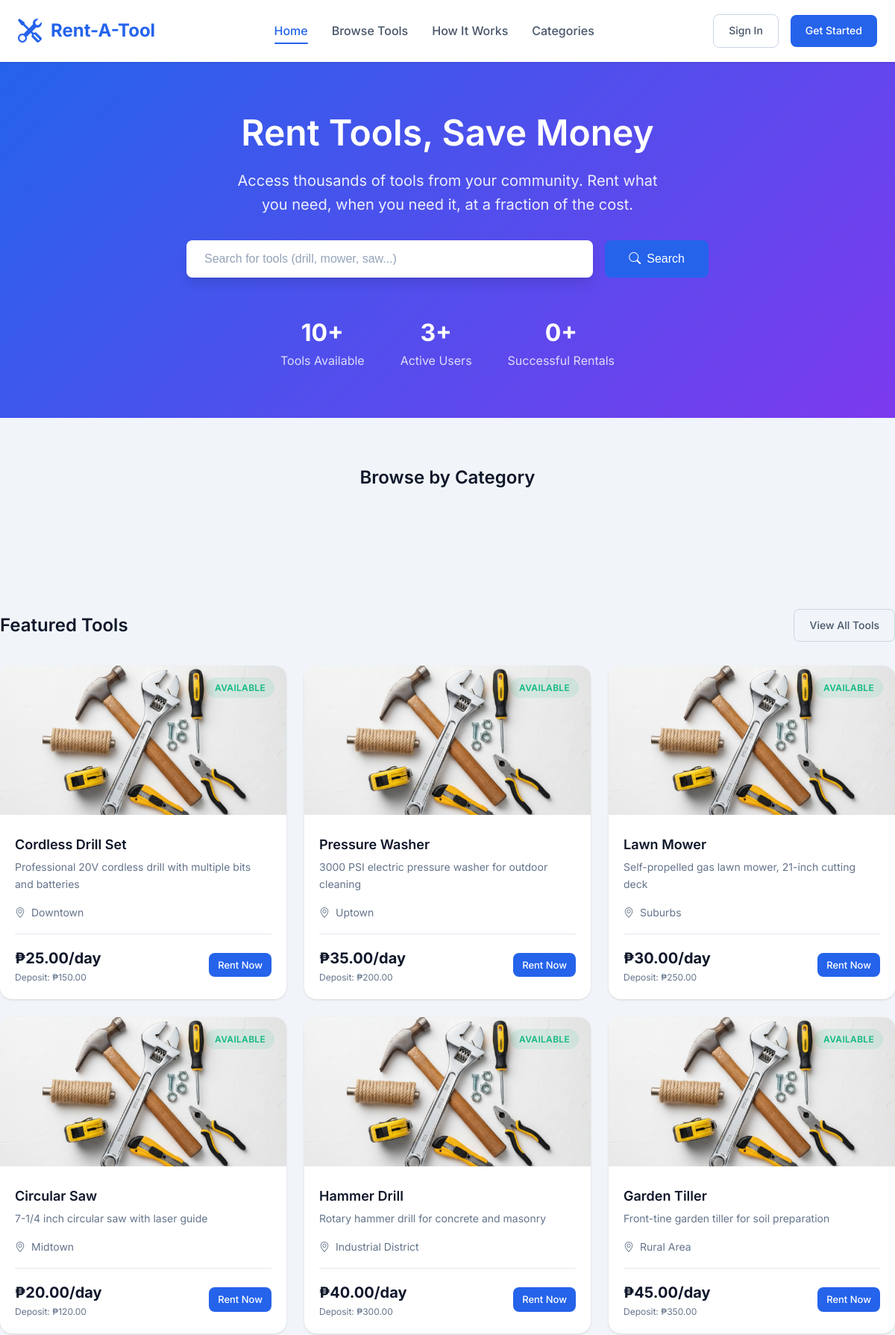
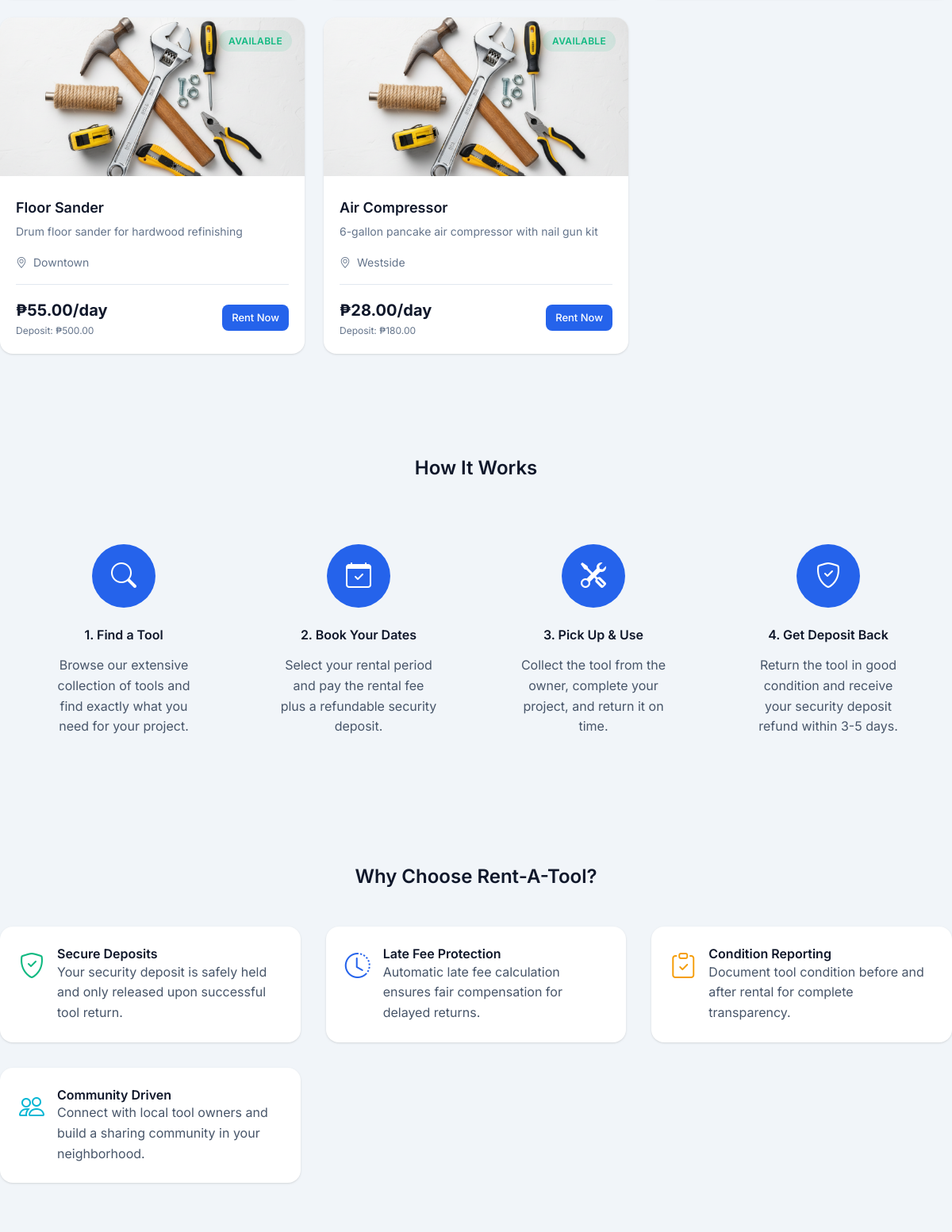
The page / (upper part) on the database its author committed (2 pictures, top to bottom).
### tables this page shows
CREATE TABLE IF NOT EXISTS tools (
    id INT AUTO_INCREMENT PRIMARY KEY,
    name VARCHAR(100) NOT NULL,
    description TEXT,
    category_id INT,
    owner_id INT,
    daily_rate DECIMAL(10,2) NOT NULL,
    security_deposit DECIMAL(10,2) NOT NULL,
    late_fee_per_day DECIMAL(10,2) DEFAULT 10.00,
    image VARCHAR(255) DEFAULT 'default-tool.png',
    status ENUM('available', 'rented', 'under_repair', 'pending') DEFAULT 'available',
    condition_notes TEXT,
    location VARCHAR(100),
    created_at TIMESTAMP DEFAULT CURRENT_TIMESTAMP,
    updated_at TIMESTAMP DEFAULT CURRENT_TIMESTAMP ON UPDATE CURRENT_TIMESTAMP,
    FOREIGN KEY (category_id) REFERENCES categories(id) ON DELETE SET NULL,
    FOREIGN KEY (owner_id) REFERENCES users(id) ON DELETE CASCADE
);

### includes/db.php (called while the page is built, shortened)
<?php
function isLoggedIn() {
    return isset($_SESSION['user_id']);
}
function formatCurrency($amount) {
    return '₱' . number_format($amount, 2);
}
?>

### index.php (the view, shortened to what this page needs)
<?php
require_once 'includes/db.php';
$featured_tools = $conn->query("
    SELECT t.*, c.name as category_name, u.fullname as owner_name
    FROM tools t
    LEFT JOIN categories c ON t.category_id = c.id
    LEFT JOIN users u ON t.owner_id = u.id
    WHERE t.status = 'available'
    ORDER BY t.created_at DESC
    LIMIT 8
");
$stats = [];
$result = $conn->query("SELECT COUNT(*) as count FROM tools");
$stats['tools'] = $result->fetch_assoc()['count'];
$result = $conn->query("SELECT COUNT(*) as count FROM users WHERE role = 'user'");
$stats['users'] = $result->fetch_assoc()['count'];
$result = $conn->query("SELECT COUNT(*) as count FROM rentals WHERE rental_status = 'completed'");
$stats['rentals'] = $result->fetch_assoc()['count'];
?>
<!DOCTYPE html>
<html lang="en">
<head>
    <link rel="stylesheet" href="assets/css/style.css">
    <link rel="stylesheet" href="https://cdn.jsdelivr.net/npm/bootstrap-icons@1.11.1/font/bootstrap-icons.css">
</head>
<body>
    <header class="header">
        <div class="container">
            <nav class="navbar">
                <a href="index.php" class="logo">
                    <i class="bi bi-tools"></i>
                    <span>Rent-A-Tool</span>
                </a>
                <ul class="nav-links">
                    <li><a href="index.php" class="active">Home</a></li>
                    <li><a href="pages/user/browse-tools.php">Browse Tools</a></li>
                    <li><a href="#how-it-works">How It Works</a></li>
                    <li><a href="#categories">Categories</a></li>
                </ul>
                <div class="user-menu">
                    <?php if (isLoggedIn()): ?>
                        <?php if (isAdmin()): ?>
                            <a href="pages/admin/dashboard.php" class="btn btn-primary">Dashboard</a>
                        <?php else: ?>
                            <a href="pages/user/dashboard.php" class="btn btn-primary">My Account</a>
                        <?php endif; ?>
                    <?php else: ?>
                        <a href="login.php" class="btn btn-outline">Sign In</a>
                        <a href="register.php" class="btn btn-primary">Get Started</a>
                    <?php endif; ?>
                </div>
            </nav>
        </div>
    </header>
    <section class="hero">
        <div class="container">
            <h1>Rent Tools, Save Money</h1>
            <p>Access thousands of tools from your community. Rent what you need, when you need it, at a fraction of the cost.</p>
            <form action="pages/user/browse-tools.php" method="GET" class="search-bar">
                <input type="text" name="search" class="form-control" placeholder="Search for tools (drill, mower, saw...)">
                <button type="submit" class="btn btn-primary">
                    <i class="bi bi-search"></i> Search
                </button>
            </form>
            <div style="display: flex; justify-content: center; gap: 3rem; margin-top: 3rem; flex-wrap: wrap;">
                <div style="text-align: center;">
                    <div style="font-size: 2rem; font-weight: 700;"><?php echo $stats['tools']; ?>+</div>
                    <div style="opacity: 0.8;">Tools Available</div>
                </div>
                <div style="text-align: center;">
                    <div style="font-size: 2rem; font-weight: 700;"><?php echo $stats['users']; ?>+</div>
                    <div style="opacity: 0.8;">Active Users</div>
                </div>
                <div style="text-align: center;">
                    <div style="font-size: 2rem; font-weight: 700;"><?php echo $stats['rentals']; ?>+</div>
                    <div style="opacity: 0.8;">Successful Rentals</div>
                </div>
            </div>
        </div>
    </section>
    <section id="categories" class="container" style="padding: 4rem 0;">
    <h2 style="text-align: center; margin-bottom: 2rem;">Browse by Category</h2>
</section>
    <section class="container" style="padding: 4rem 0;">
        <div style="display: flex; justify-content: space-between; align-items: center; margin-bottom: 2rem;">
            <h2>Featured Tools</h2>
            <a href="pages/user/browse-tools.php" class="btn btn-outline">View All Tools</a>
        </div>
        <div class="tools-grid">
            <?php while ($tool = $featured_tools->fetch_assoc()): ?>
                <div class="tool-card">
                    <div class="tool-image">
                        <img src="assets/images/<?php echo $tool['image']; ?>" alt="<?php echo htmlspecialchars($tool['name']); ?>">
                        <div class="tool-status">
                            <span class="badge badge-success">Available</span>
                        </div>
                    </div>
                    <div class="tool-content">
                        <h4 class="tool-title"><?php echo htmlspecialchars($tool['name']); ?></h4>
                        <p class="tool-description"><?php echo htmlspecialchars($tool['description']); ?></p>
                        <div style="display: flex; align-items: center; gap: 0.5rem; margin-bottom: 1rem; font-size: 0.875rem; color: var(--gray-500);">
                            <i class="bi bi-geo-alt"></i>
                            <?php echo htmlspecialchars($tool['location']); ?>
                        </div>
                        <div class="tool-meta">
                            <div class="tool-price">
                                <span class="daily"><?php echo formatCurrency($tool['daily_rate']); ?>/day</span>
                                <span class="deposit">Deposit: <?php echo formatCurrency($tool['security_deposit']); ?></span>
                            </div>
                            <a href="pages/user/rent-tool.php?id=<?php echo $tool['id']; ?>" class="btn btn-primary btn-sm">
                                Rent Now
                            </a>
                        </div>
                    </div>
                </div>
            <?php endwhile; ?>
        </div>
    </section>
    <section id="how-it-works" style="background: var(--gray-100); padding: 4rem 0;">
        <div class="container">
            <h2 style="text-align: center; margin-bottom: 3rem;">How It Works</h2>
            <div style="display: grid; grid-template-columns: repeat(auto-fit, minmax(250px, 1fr)); gap: 2rem;">
                <div style="text-align: center; padding: 2rem;">
                    <div style="width: 80px; height: 80px; background: var(--primary); color: white; border-radius: 50%; display: flex; align-items: center; justify-content: center; margin: 0 auto 1.5rem; font-size: 2rem;">
                        <i class="bi bi-search"></i>
                    </div>
                    <h4 style="margin-bottom: 1rem;">1. Find a Tool</h4>
                    <p style="color: var(--gray-600);">Browse our extensive collection of tools and find exactly what you need for your project.</p>
                </div>
                <div style="text-align: center; padding: 2rem;">
                    <div style="width: 80px; height: 80px; background: var(--primary); color: white; border-radius: 50%; display: flex; align-items: center; justify-content: center; margin: 0 auto 1.5rem; font-size: 2rem;">
                        <i class="bi bi-calendar-check"></i>
                    </div>
                    <h4 style="margin-bottom: 1rem;">2. Book Your Dates</h4>
                    <p style="color: var(--gray-600);">Select your rental period and pay the rental fee plus a refundable security deposit.</p>
                </div>
                <div style="text-align: center; padding: 2rem;">
                    <div style="width: 80px; height: 80px; background: var(--primary); color: white; border-radius: 50%; display: flex; align-items: center; justify-content: center; margin: 0 auto 1.5rem; font-size: 2rem;">
                        <i class="bi bi-tools"></i>
                    </div>
                    <h4 style="margin-bottom: 1rem;">3. Pick Up & Use</h4>
                    <p style="color: var(--gray-600);">Collect the tool from the owner, complete your project, and return it on time.</p>
                </div>
                <div style="text-align: center; padding: 2rem;">
                    <div style="width: 80px; height: 80px; background: var(--primary); color: white; border-radius: 50%; display: flex; align-items: center; justify-content: center; margin: 0 auto 1.5rem; font-size: 2rem;">
                        <i class="bi bi-shield-check"></i>
                    </div>
                    <h4 style="margin-bottom: 1rem;">4. Get Deposit Back</h4>
                    <p style="color: var(--gray-600);">Return the tool in good condition and receive your security deposit refund within 3-5 days.</p>
                </div>
            </div>
        </div>
    </section>
    <section class="container" style="padding: 4rem 0;">
        <h2 style="text-align: center; margin-bottom: 3rem;">Why Choose Rent-A-Tool?</h2>
        <div style="display: grid; grid-template-columns: repeat(auto-fit, minmax(300px, 1fr)); gap: 2rem;">
            <div style="display: flex; gap: 1rem; padding: 1.5rem; background: white; border-radius: var(--radius-lg); box-shadow: var(--shadow);">
                <div style="color: var(--success); font-size: 2rem;">
                    <i class="bi bi-shield-check"></i>
                </div>
                <div>
                    <h4>Secure Deposits</h4>
                    <p style="color: var(--gray-600); margin: 0;">Your security deposit is safely held and only released upon successful tool return.</p>
                </div>
            </div>
            <div style="display: flex; gap: 1rem; padding: 1.5rem; background: white; border-radius: var(--radius-lg); box-shadow: var(--shadow);">
                <div style="color: var(--primary); font-size: 2rem;">
                    <i class="bi bi-clock-history"></i>
                </div>
                <div>
                    <h4>Late Fee Protection</h4>
                    <p style="color: var(--gray-600); margin: 0;">Automatic late fee calculation ensures fair compensation for delayed returns.</p>
                </div>
            </div>
            <div style="display: flex; gap: 1rem; padding: 1.5rem; background: white; border-radius: var(--radius-lg); box-shadow: var(--shadow);">
                <div style="color: var(--warning); font-size: 2rem;">
                    <i class="bi bi-clipboard-check"></i>
                </div>
                <div>
                    <h4>Condition Reporting</h4>
                    <p style="color: var(--gray-600); margin: 0;">Document tool condition before and after rental for complete transparency.</p>
                </div>
            </div>
            <div style="display: flex; gap: 1rem; padding: 1.5rem; background: white; border-radius: var(--radius-lg); box-shadow: var(--shadow);">
                <div style="color: var(--info); font-size: 2rem;">
                    <i class="bi bi-people"></i>
                </div>
                <div>
                    <h4>Community Driven</h4>
                    <p style="color: var(--gray-600); margin: 0;">Connect with local tool owners and build a sharing community in your neighborhood.</p>
                </div>
            </div>
        </div>
    </section>
</body>
</html>

### rows shown on the page
tools: image (placeholder picture), name "Cordless Drill Set", description "Professional 20V cordless drill with multiple bits and batteries", location "Downtown", daily_rate "₱25.00", security_deposit "₱150.00"
tools: image (placeholder picture), name "Pressure Washer", description "3000 PSI electric pressure washer for outdoor cleaning", location "Uptown", daily_rate "₱35.00", security_deposit "₱200.00"
tools: image (placeholder picture), name "Lawn Mower", description "Self-propelled gas lawn mower, 21-inch cutting deck", location "Suburbs", daily_rate "₱30.00", security_deposit "₱250.00"
tools: image (placeholder picture), name "Circular Saw", description "7-1/4 inch circular saw with laser guide", location "Midtown", daily_rate "₱20.00", security_deposit "₱120.00"
tools: image (placeholder picture), name "Hammer Drill", description "Rotary hammer drill for concrete and masonry", location "Industrial District", daily_rate "₱40.00", security_deposit "₱300.00"
tools: image (placeholder picture), name "Garden Tiller", description "Front-tine garden tiller for soil preparation", location "Rural Area", daily_rate "₱45.00", security_deposit "₱350.00"
tools: image (placeholder picture), name "Floor Sander", description "Drum floor sander for hardwood refinishing", location "Downtown", daily_rate "₱55.00", security_deposit "₱500.00"
tools: image (placeholder picture), name "Air Compressor", description "6-gallon pancake air compressor with nail gun kit", location "Westside", daily_rate "₱28.00", security_deposit "₱180.00"

### other values the page prints
$stats['tools'] "10"
$stats['users'] "3"
$stats['rentals'] "0"
